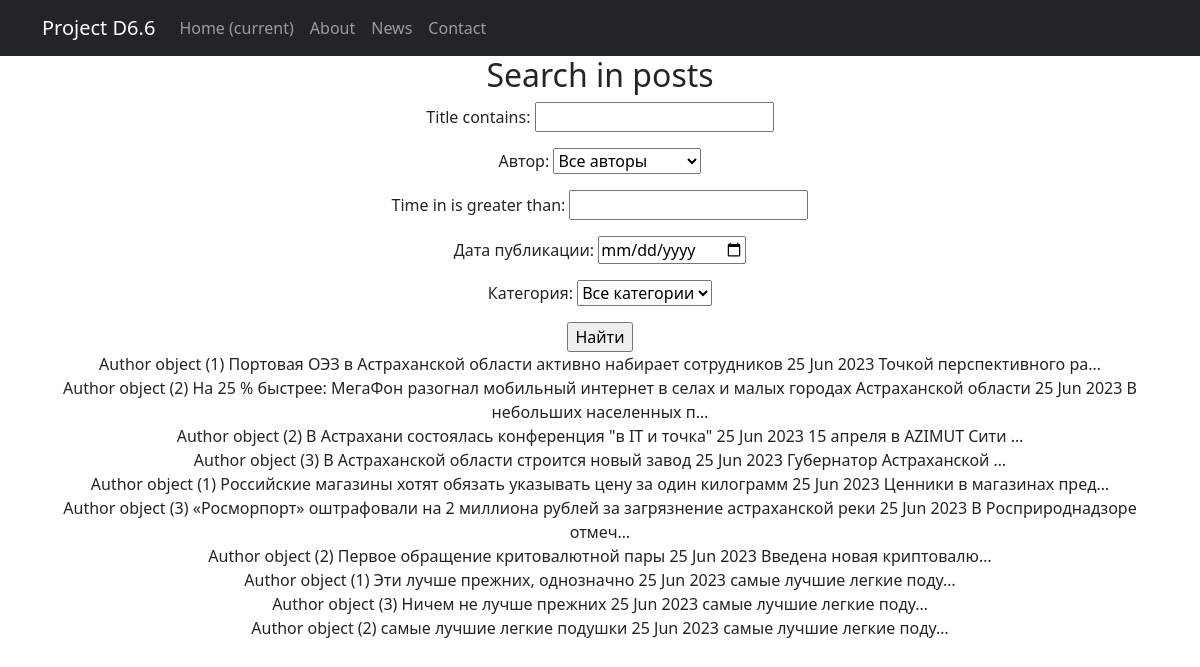
The app's page /news/search/ with its own data.
### news/models.py (models this page shows, shortened)
class Post(models.Model):  # класс Post
    news = 'NE'
    article = 'AR'
    CATSELECT = [
        (news, 'Новость'),
        (article, 'Статья')
    ]
    objects = None
    author = models.ForeignKey(Author, on_delete=models.CASCADE)  # связь «один ко многим» с моделью Author
    time_in = models.DateTimeField(auto_now_add=True)  # автоматическое присвоение даты и времени создания
    title = models.CharField(max_length=255)  # длина заголовка
    choice_field = models.CharField(max_length=2, choices=CATSELECT)  # поле выбора категории новость/статья
    content = models.TextField()  # содержание статьи/новости
    rating = models.IntegerField(default=0)  # рейтинг статьи/новости
    category = models.ManyToManyField(Category, through='PostCategory')  # связь «многие ко многим» с моделью Category (с дополнительной моделью PostCategory)

class Author(models.Model):  # наследуемся от класса Model
    objects = None
    user = models.OneToOneField(User, on_delete=models.CASCADE)  # имя автора в соответствии с шаблоном User
    rating = models.IntegerField(default=0)  # рейтинг автора

### news/views.py (the view)
# urls.py: path('search/', PostSearch.as_view()),
class PostSearch(ListView):
    model = Post
    ordering = '-time_in'
    filterset_class = PostFilter
    template_name = 'search.html'
    context_object_name = 'search'
    paginate_by = 10
    def get_queryset(self):
        queryset = super().get_queryset()
        self.filterset = PostFilter(self.request.GET, queryset)
        return self.filterset.qs
    def get_context_data(self, **kwargs):
        context = super().get_context_data(**kwargs)
        context['filterset'] = self.filterset
        return context

### news/models.py (called while the page is built)
    def __str__(self):
        return self.name.title()

### templates/search.html (shortened to what this page needs)
{% extends 'flatpages/default.html' %}
{% block content %}
    <h2>Search in posts</h2>
    <form action="" method="get">
        {{ filterset.form.as_p }}
        <input type="submit" value="Найти"/>
    </form>
    {% for post in search %}
     <div>
     {{ post.author }}
     {{ post.title }}
     {{ post.time_in|date:'d M Y' }}
     {{ post.content|truncatechars:25 }}
     </div>
    {% endfor %}
{% endblock content %}

### records on screen
Post: author "Author object (1)", title "Портовая ОЭЗ в Астраханской области активно набирает сотрудников", time_in "25 Jun 2023", content "Точкой перспективного ра…"
Post: author "Author object (2)", title "На 25 % быстрее: МегаФон разогнал мобильный интернет в селах и малых городах Астраханской области", time_in "25 Jun 2023", content "В небольших населенных п…"
Post: author "Author object (2)", title "В Астрахани состоялась конференция \"в IT и точка\"", time_in "25 Jun 2023", content "15 апреля в AZIMUT Сити …"
Post: author "Author object (3)", title "В Астраханской области строится новый завод", time_in "25 Jun 2023", content "Губернатор Астраханской …"
Post: author "Author object (1)", title "Российские магазины хотят обязать указывать цену за один килограмм", time_in "25 Jun 2023", content "Ценники в магазинах пред…"
Post: author "Author object (3)", title "«Росморпорт» оштрафовали на 2 миллиона рублей за загрязнение астраханской реки", time_in "25 Jun 2023", content "В Росприроднадзоре отмеч…"
Post: author "Author object (2)", title "Первое обращение критовалютной пары", time_in "25 Jun 2023", content "Введена новая криптовалю…"
Post: author "Author object (1)", title "Эти лучше прежних, однозначно", time_in "25 Jun 2023", content "самые лучшие легкие поду…"
Post: author "Author object (3)", title "Ничем не лучше прежних", time_in "25 Jun 2023", content "самые лучшие легкие поду…"
Post: author "Author object (2)", title "самые лучшие легкие подушки", time_in "25 Jun 2023", content "самые лучшие легкие поду…"
